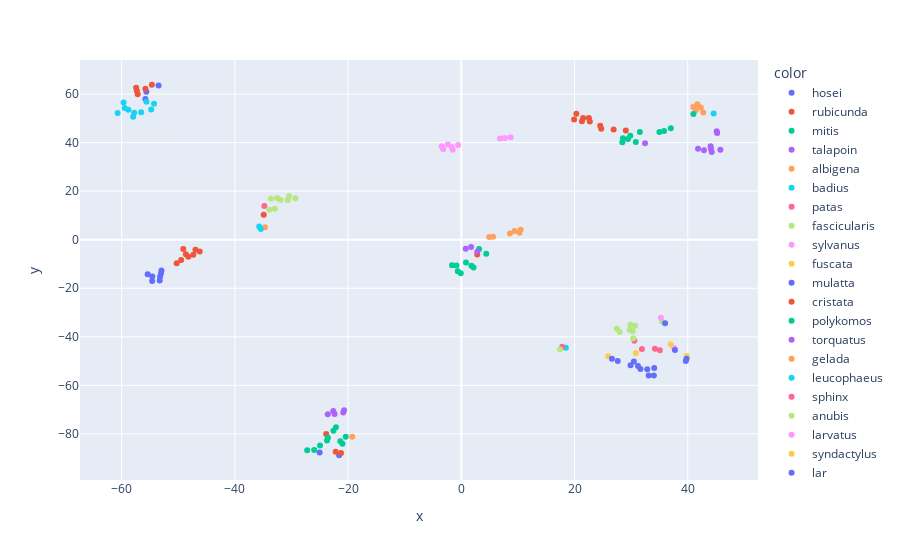

Source (notebook cell):
### Markdown cell above
As we see we have separate clusters here. Agglomerative Clustering predicts several clusters. In the plot above we see that there are several groups. However, if we compare that with the actual clusters of species in the figure belowm we see that the species are not clearly separable.

### Code cell
fig = px.scatter( x=Y[:,0], y=Y[:,1] , color=df['Species'])
fig.show()

### Figure 1 — Plotly figure (JSON) as saved in the notebook; plotly's stock layout.template omitted (floating-point values rounded to 4 significant figures)
{"data": [{"hovertemplate": "color=hosei<br>x=%{x}<br>y=%{y}<extra></extra>", "legendgroup": "hosei", "marker": {"color": "#636efa", "symbol": "circle"}, "mode": "markers", "name": "hosei", "orientation": "v", "showlegend": true, "type": "scatter", "x": [-25.02, -21.57, -53.47, -55.64, -55.81], "xaxis": "x", "y": [-87.66, -88.81, 63.49, 60.98, 57.99], "yaxis": "y"}, {"hovertemplate": "color=rubicunda<br>x=%{x}<br>y=%{y}<extra></extra>", "legendgroup": "rubicunda", "marker": {"color": "#EF553B", "symbol": "circle"}, "mode": "markers", "name": "rubicunda", "orientation": "v", "showlegend": true, "type": "scatter", "x": [-22.19, -21.25, -23.86, -54.65, -55.8, -57.43, -57.3, -57.16], "xaxis": "x", "y": [-87.33, -87.88, -80.02, 63.85, 62.24, 62.58, 61.36, 59.96], "yaxis": "y"}, {"hovertemplate": "color=mitis<br>x=%{x}<br>y=%{y}<extra></extra>", "legendgroup": "mitis", "marker": {"color": "#00cc96", "symbol": "circle"}, "mode": "markers", "name": "mitis", "orientation": "v", "showlegend": true, "type": "scatter", "x": [-25.98, -27.22, -24.96, -23.72, -23.56, -20.42, -20.99, -22.58, -21.37, -22.14], "xaxis": "x", "y": [-86.68, -86.7, -84.83, -82.73, -81.65, -81.21, -84.08, -78.7, -83.09, -77.31], "yaxis": "y"}, {"hovertemplate": "color=talapoin<br>x=%{x}<br>y=%{y}<extra></extra>", "legendgroup": "talapoin", "marker": {"color": "#ab63fa", "symbol": "circle"}, "mode": "markers", "name": "talapoin", "orientation": "v", "showlegend": true, "type": "scatter", "x": [-20.86, -20.71, -23.58, -22.62, -22.38], "xaxis": "x", "y": [-71.21, -70.31, -71.9, -70.58, -71.78], "yaxis": "y"}, {"hovertemplate": "color=albigena<br>x=%{x}<br>y=%{y}<extra></extra>", "legendgroup": "albigena", "marker": {"color": "#FFA15A", "symbol": "circle"}, "mode": "markers", "name": "albigena", "orientation": "v", "showlegend": true, "type": "scatter", "x": [41.7, 41.43, 40.98, 42.3, -19.27, 42.74], "xaxis": "x", "y": [55.77, 53.29, 54.66, 54.44, -81.2, 52.38], "yaxis": "y"}, {"hovertemplate": "color=badius<br>x=%{x}<br>y=%{y}<extra></extra>", "legendgroup": "badius", "marker": {"color": "#19d3f3", "symbol": "circle"}, "mode": "markers", "name": "badius", "orientation": "v", "showlegend": true, "type": "scatter", "x": [-59.65, -56.55, -54.78, -57.78, -59.46, -54.27, -60.7, -58.82, -55.61, -57.97], "xaxis": "x", "y": [56.48, 52.53, 53.65, 52.36, 54.31, 56.02, 52.19, 53.49, 56.89, 50.63], "yaxis": "y"}, {"hovertemplate": "color=patas<br>x=%{x}<br>y=%{y}<extra></extra>", "legendgroup": "patas", "marker": {"color": "#FF6692", "symbol": "circle"}, "mode": "markers", "name": "patas", "orientation": "v", "showlegend": true, "type": "scatter", "x": [31.91, 30.58, 34.2, 35.07], "xaxis": "x", "y": [-45.01, -41.62, -44.88, -45.5], "yaxis": "y"}, {"hovertemplate": "color=fascicularis<br>x=%{x}<br>y=%{y}<extra></extra>", "legendgroup": "fascicularis", "marker": {"color": "#B6E880", "symbol": "circle"}, "mode": "markers", "name": "fascicularis", "orientation": "v", "showlegend": true, "type": "scatter", "x": [27.48, 35.46, 27.97, 29.74, 30.67, 30.36, 29.9, 30.27], "xaxis": "x", "y": [-36.7, -33.74, -38.05, -37.05, -35.44, -40.59, -35.01, -37.73], "yaxis": "y"}, {"hovertemplate": "color=sylvanus<br>x=%{x}<br>y=%{y}<extra></extra>", "legendgroup": "sylvanus", "marker": {"color": "#FF97FF", "symbol": "circle"}, "mode": "markers", "name": "sylvanus", "orientation": "v", "showlegend": true, "type": "scatter", "x": [37.61, 35.25], "xaxis": "x", "y": [-44.66, -32.21], "yaxis": "y"}, {"hovertemplate": "color=fuscata<br>x=%{x}<br>y=%{y}<extra></extra>", "legendgroup": "fuscata", "marker": {"color": "#FECB52", "symbol": "circle"}, "mode": "markers", "name": "fuscata", "orientation": "v", "showlegend": true, "type": "scatter", "x": [39.8, 36.99], "xaxis": "x", "y": [-47.96, -43.15], "yaxis": "y"}, {"hovertemplate": "color=mulatta<br>x=%{x}<br>y=%{y}<extra></extra>", "legendgroup": "mulatta", "marker": {"color": "#636efa", "symbol": "circle"}, "mode": "markers", "name": "mulatta", "orientation": "v", "showlegend": true, "type": "scatter", "x": [39.66, 39.79, 37.74], "xaxis": "x", "y": [-50.02, -49.05, -45.45], "yaxis": "y"}, {"hovertemplate": "color=cristata<br>x=%{x}<br>y=%{y}<extra></extra>", "legendgroup": "cristata", "marker": {"color": "#EF553B", "symbol": "circle"}, "mode": "markers", "name": "cristata", "orientation": "v", "showlegend": true, "type": "scatter", "x": [20.32, 19.93, 21.52, 22.54, 22.7, 21.31, 24.54, 26.91, 24.72, 29.06, -46.21, -46.95, -49.11, -47.34, -48.21, -48.65, -49.49, -50.27], "xaxis": "x", "y": [51.88, 49.55, 50.11, 50.16, 48.69, 48.77, 46.94, 45.44, 45.67, 44.97, -4.818, -4.145, -3.837, -6.216, -7.034, -6.029, -8.393, -9.663], "yaxis": "y"}, {"hovertemplate": "color=polykomos<br>x=%{x}<br>y=%{y}<extra></extra>", "legendgroup": "polykomos", "marker": {"color": "#00cc96", "symbol": "circle"}, "mode": "markers", "name": "polykomos", "orientation": "v", "showlegend": true, "type": "scatter", "x": [28.45, 29.85, 28.55, 29.43, 30.82, 31.54, 34.99, 35.81, 37.01, 41.0], "xaxis": "x", "y": [40.12, 42.85, 41.79, 41.44, 40.21, 44.34, 44.36, 44.8, 45.94, 51.75], "yaxis": "y"}, {"hovertemplate": "color=torquatus<br>x=%{x}<br>y=%{y}<extra></extra>", "legendgroup": "torquatus", "marker": {"color": "#ab63fa", "symbol": "circle"}, "mode": "markers", "name": "torquatus", "orientation": "v", "showlegend": true, "type": "scatter", "x": [32.46, 45.76, 44.1, 45.2, 44.24, 45.12, 41.82, 44.04, 42.87], "xaxis": "x", "y": [39.78, 37.03, 37.33, 44.0, 36.16, 44.66, 37.5, 38.51, 36.83], "yaxis": "y"}, {"hovertemplate": "color=gelada<br>x=%{x}<br>y=%{y}<extra></extra>", "legendgroup": "gelada", "marker": {"color": "#FFA15A", "symbol": "circle"}, "mode": "markers", "name": "gelada", "orientation": "v", "showlegend": true, "type": "scatter", "x": [-34.67], "xaxis": "x", "y": [5.118], "yaxis": "y"}, {"hovertemplate": "color=leucophaeus<br>x=%{x}<br>y=%{y}<extra></extra>", "legendgroup": "leucophaeus", "marker": {"color": "#19d3f3", "symbol": "circle"}, "mode": "markers", "name": "leucophaeus", "orientation": "v", "showlegend": true, "type": "scatter", "x": [-35.7, -35.42, 44.58, 18.48], "xaxis": "x", "y": [5.424, 4.395, 52.04, -44.54], "yaxis": "y"}, {"hovertemplate": "color=sphinx<br>x=%{x}<br>y=%{y}<extra></extra>", "legendgroup": "sphinx", "marker": {"color": "#FF6692", "symbol": "circle"}, "mode": "markers", "name": "sphinx", "orientation": "v", "showlegend": true, "type": "scatter", "x": [-34.79, 17.83], "xaxis": "x", "y": [13.87, -44.07], "yaxis": "y"}, {"hovertemplate": "color=anubis<br>x=%{x}<br>y=%{y}<extra></extra>", "legendgroup": "anubis", "marker": {"color": "#B6E880", "symbol": "circle"}, "mode": "markers", "name": "anubis", "orientation": "v", "showlegend": true, "type": "scatter", "x": [-33.9, -32.96, -31.91, -30.41, -30.66, -32.53, -33.63, -29.31, 17.44], "xaxis": "x", "y": [12.31, 12.76, 16.35, 18.03, 16.38, 17.14, 16.85, 17.08, -45.27], "yaxis": "y"}, {"hovertemplate": "color=larvatus<br>x=%{x}<br>y=%{y}<extra></extra>", "legendgroup": "larvatus", "marker": {"color": "#FF97FF", "symbol": "circle"}, "mode": "markers", "name": "larvatus", "orientation": "v", "showlegend": true, "type": "scatter", "x": [-0.557, 6.838, 7.691, 8.715, -2.372, -3.205, -3.474, -1.678, -1.518], "xaxis": "x", "y": [39.03, 41.68, 41.93, 42.2, 39.26, 37.31, 38.48, 38.15, 37.08], "yaxis": "y"}, {"hovertemplate": "color=syndactylus<br>x=%{x}<br>y=%{y}<extra></extra>", "legendgroup": "syndactylus", "marker": {"color": "#FECB52", "symbol": "circle"}, "mode": "markers", "name": "syndactylus", "orientation": "v", "showlegend": true, "type": "scatter", "x": [30.84, 25.95], "xaxis": "x", "y": [-46.66, -48.03], "yaxis": "y"}, {"hovertemplate": "color=lar<br>x=%{x}<br>y=%{y}<extra></extra>", "legendgroup": "lar", "marker": {"color": "#636efa", "symbol": "circle"}, "mode": "markers", "name": "lar", "orientation": "v", "showlegend": true, "type": "scatter", "x": [26.61, 27.64, 34.08, 30.49, 32.85, 29.9, 36.0, 31.65, 31.21, 34.02, 33.09, -52.96, -55.4, -54.58, -53.05, -53.21, -54.61, -53.28], "xaxis": "x", "y": [-49.1, -49.98, -52.83, -50.19, -53.38, -51.71, -34.37, -53.32, -52.03, -55.99, -55.96, -12.74, -14.26, -15.14, -13.95, -15.27, -17.05, -16.8], "yaxis": "y"}, {"hovertemplate": "color=pygmaeus<br>x=%{x}<br>y=%{y}<extra></extra>", "legendgroup": "pygmaeus", "marker": {"color": "#EF553B", "symbol": "circle"}, "mode": "markers", "name": "pygmaeus", "orientation": "v", "showlegend": true, "type": "scatter", "x": [2.819, -34.9], "xaxis": "x", "y": [-6.08, 10.25], "yaxis": "y"}, {"hovertemplate": "color=troglodytes<br>x=%{x}<br>y=%{y}<extra></extra>", "legendgroup": "troglodytes", "marker": {"color": "#00cc96", "symbol": "circle"}, "mode": "markers", "name": "troglodytes", "orientation": "v", "showlegend": true, "type": "scatter", "x": [4.408, -0.8715, -1.637, -0.6212, 0.8317, 2.167, -0.0944, 1.777, 3.136], "xaxis": "x", "y": [-5.74, -10.62, -10.55, -13.04, -9.436, -11.43, -13.79, -10.72, -3.874], "yaxis": "y"}, {"hovertemplate": "color=paniscus<br>x=%{x}<br>y=%{y}<extra></extra>", "legendgroup": "paniscus", "marker": {"color": "#ab63fa", "symbol": "circle"}, "mode": "markers", "name": "paniscus", "orientation": "v", "showlegend": true, "type": "scatter", "x": [2.829, 0.789, 1.732], "xaxis": "x", "y": [-4.928, -3.688, -2.986], "yaxis": "y"}, {"hovertemplate": "color=gorilla<br>x=%{x}<br>y=%{y}<extra></extra>", "legendgroup": "gorilla", "marker": {"color": "#FFA15A", "symbol": "circle"}, "mode": "markers", "name": "gorilla", "orientation": "v", "showlegend": true, "type": "scatter", "x": [10.28, 8.586, 9.39, 10.49, 4.925, 5.608], "xaxis": "x", "y": [2.874, 2.603, 3.569, 4.102, 1.076, 1.246], "yaxis": "y"}], "layout": {"legend": {"title": {"text": "color"}, "tracegroupgap": 0}, "margin": {"t": 60}, "xaxis": {"anchor": "y", "domain": [0, 1], "title": {"text": "x"}}, "yaxis": {"anchor": "x", "domain": [0, 1], "title": {"text": "y"}}}}
